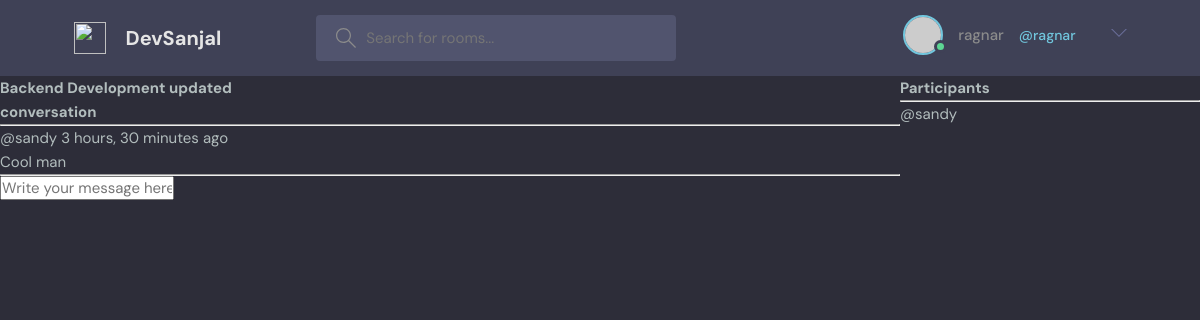
Page /room/4 (signed in) on the committed database.
### base/models.py (models this page shows, shortened)
class Room(models.Model):
    host = models.ForeignKey(User, on_delete=models.SET_NULL, null=True)
    topic = models.ForeignKey(Topic, on_delete=models.SET_NULL, null=True)
    name = models.CharField(max_length=256)
    description = models.TextField(null=True, blank=True)
    participants = models.ManyToManyField(User, related_name='participants', blank=True)
    updated = models.DateTimeField(auto_now=True)
    created = models.DateTimeField(auto_now_add=True)
    class Meta:
        ordering = ['-updated', '-created']

class Message(models.Model):
    user = models.ForeignKey(User,on_delete=models.CASCADE)
    room = models.ForeignKey(Room, on_delete=models.CASCADE)
    body = models.TextField()
    updated = models.DateTimeField(auto_now=True)
    created = models.DateTimeField(auto_now_add=True)
    class Meta:
        ordering = ['-updated', '-created']

### base/views.py (the view, shortened to what this page needs)
# urls.py: path('room/<str:pk>',views.room, name="room"),
def room(request,pk):
    room = Room.objects.get(id=pk)
    room_messages = room.message_set.all()
    participants = room.participants.all()
    context = {'room' : room , 'room_messages': room_messages, 'participants':participants}
    return render(request, 'base/room.html',context)

### base/templates/base/room.html (shortened to what this page needs)
{% extends 'main.html' %}
{% block content %}
<div class="room-container">
    <div>
        <h1>{{room.name}}</h1>
        <div class="comment-wrapper">
            <h3>conversation</h3>
            <hr>
            {% for message in room_messages  %}
                <div>
                    <small>@{{message.user}} {{ message.created| timesince}} ago</small>
                    <p>{{message.body}}</p>
                    <hr>
                </div>
            {% endfor %}
        </div>
        {% if request.user.is_authenticated %}
        <div class="comment-form">
            <form  method="POST" action="">
                <input type="text" name="body" placeholder="Write your message here"/>
            </form>
        </div>
        {% endif %}
    </div>
        <div>
            <h3>Participants</h3>
            <hr>
            {% for user in participants %}
                <div>
                    <p>@{{user.username}}</p>
                </div>
            {% endfor %}
        </div>
</div>
{% endblock content %}

### templates/nav.html (shortened to what this page needs)
<header class="header header--loggedIn">
    <div class="container">
      <a href="{% url 'home' %}" class="header__logo">
        <img src="static 'assets/logo.svg'" />
        <h1>DevSanjal</h1>
      </a>
      <form method="GET" class="header__search" action="{% url 'home' %}">
        <label>
          <input name="q" placeholder="Search for rooms..." />
        </label>
      </form>
      <nav class="header__menu">
        {% if request.user.is_authenticated %}
        <div class="header__user">
          <a href="profile.html">
            <div class="avatar avatar--medium active">
              <img src="https://randomuser.me/api/portraits/men/37.jpg" />
            </div>
            <p>{{request.user.username}}</p><span>@{{request.user.username}}</span></p>
          </a>
          <button class="dropdown-button">
            <svg version="1.1" xmlns="http://www.w3.org/2000/svg" width="32" height="32" viewBox="0 0 32 32">
              <title>chevron-down</title>
              <path d="M16 21l-13-13h-3l16 16 16-16h-3l-13 13z"></path>
            </svg>
          </button>
        </div>
        {% else %}
       <a href="{% url 'login' %}">
          <img src="./assets/avatar.svg" />
          <p>Login</p>
        </a>
        {% endif %}
      </nav>
    </div>
  </header>

### static/css/style.css (style rules this page uses)
:root { --color-main: #71c6dd; --color-main-light: #e1f6fb; --color-dark: #3f4156; --color-dark-medium: #51546e; --color-dark-light: #696d97; --color-light: #e5e5e5; --color-gray: #8b8b8b; --color-light-gray: #b2bdbd; --color-bg: #2d2d39; --color-success: #5dd693; --color-error: #fc4b0b; }
* { font-family: "DM Sans", -apple-system, BlinkMacSystemFont, "Segoe UI", Roboto, Oxygen, Ubuntu, Cantarell, "Open Sans", "Helvetica Neue", sans-serif; margin: 0; padding: 0; box-sizing: border-box; text-rendering: optimizeLegibility; font-size: inherit; }
html { font-size: 56.25%; }
@media only screen and (min-width: 1200px) { html { font-size: 62.5%; } }
body { line-height: 1.6; font-weight: 400; font-size: 1.5rem; color: var(--color-light-gray); background-color: var(--color-bg); min-height: 100vh; }
img { width: 100%; }
a { display: inline-block; color: var(--color-main); text-decoration: none; }
.container { max-width: 120rem; width: 90%; margin: auto; }
.avatar { position: relative; display: inline-block; border-radius: 50%; border: 2px solid var(--color-main); }
.avatar img { display: block; border-radius: 50%; object-fit: cover; object-position: center; }
.avatar::after { content: ""; display: block; position: absolute; background-color: var(--color-gray); z-index: 111; border-radius: 50%; border: 0.3rem solid var(--color-dark); }
.avatar.active::after { background-color: var(--color-success); }
.avatar.avatar--medium img { width: 3.6rem; height: 3.6rem; border-radius: 50%; }
.avatar.avatar--medium:after { width: 0.7rem; height: 0.7rem; bottom: 0px; right: -6px; }
.header { padding: 1.5rem; background-color: var(--color-dark); }
.header > .container { display: flex; gap: 9.5rem; }
.header__logo, .header__user { display: flex; gap: 2rem; align-items: center; }
.header__logo > img { height: 3.2rem; width: 3.2rem; }
.header__logo > h1 { font-weight: 700; font-size: 2rem; color: var(--color-light); }
.header__search > label { background-color: var(--color-dark-medium); padding: 1.3rem 1rem; display: flex; align-items: center; gap: 1rem; border-radius: 4px; }
.header__search svg { fill: var(--color-gray); width: 2rem; height: 2rem; margin-left: 1rem; }
.header__search input { width: 30rem; background: transparent; border: none; outline: none; color: var(--color-light); }
.header__menu { margin-left: auto; position: relative; }
.header__menu a { display: flex; gap: 1.5rem; align-items: center; font-weight: 500; text-decoration: none; color: var(--color-gray); }
.header__menu img { height: 3.6rem; }
.header__menu p { line-height: 1.2; }
.header__menu span { color: var(--color-main); font-weight: 500; font-size: 1.4rem; display: block; }
.header__menu svg { width: 1.6rem; height: 1.6rem; fill: var(--color-dark-light); }
.dropdown-button { background: transparent; border: 0; outline: 0; cursor: pointer; }

### base/templates/base/room.html (style rules this page uses)
.room-container { display: grid; grid-template-columns: 3fr 1fr; }

### rows in the picture
Room: name "Backend Development updated"
Message: user "sandy", created "3 hours, 30 minutes", body "Cool man"

### other values in the picture
{{ request.user.username }} "ragnar"
{{ user.username }} "sandy"
